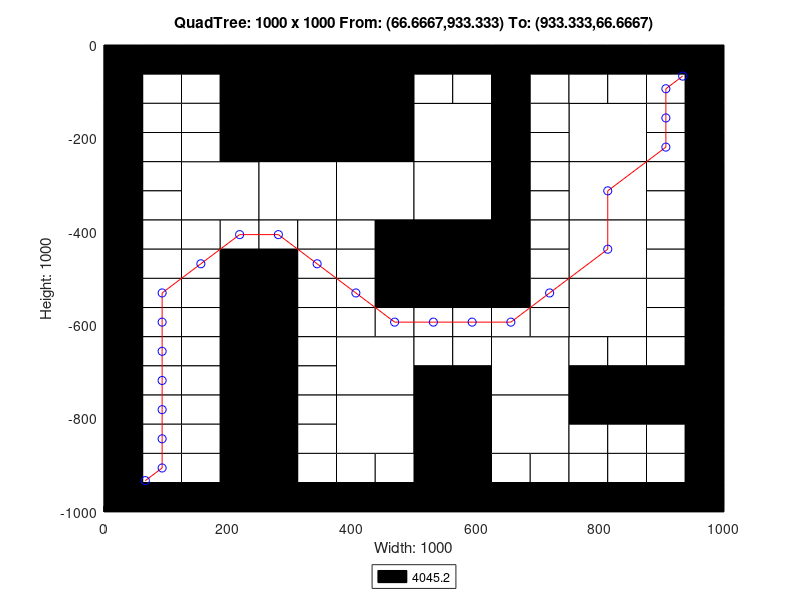

The MATLAB script that drew this image:
axis([0 1000 -1000 0]);
title('QuadTree: 1000 x 1000 From: (66.6667,933.333) To: (933.333,66.6667)');
xlabel('Width: 1000');
ylabel('Height: 1000');
rectangle('Position',[250 -250 250 250], 'FaceColor',[0 0 0]);
rectangle('Position',[125 -375 125 125], 'FaceColor',[1 1 1]);
rectangle('Position',[250 -375 125 125], 'FaceColor',[1 1 1]);
rectangle('Position',[375 -375 125 125], 'FaceColor',[1 1 1]);
rectangle('Position',[500 -250 125 125], 'FaceColor',[1 1 1]);
rectangle('Position',[750 -250 125 125], 'FaceColor',[1 1 1]);
rectangle('Position',[500 -375 125 125], 'FaceColor',[1 1 1]);
rectangle('Position',[500 -500 125 125], 'FaceColor',[0 0 0]);
rectangle('Position',[750 -375 125 125], 'FaceColor',[1 1 1]);
rectangle('Position',[750 -500 125 125], 'FaceColor',[1 1 1]);
rectangle('Position',[375 -750 125 125], 'FaceColor',[1 1 1]);
rectangle('Position',[375 -875 125 125], 'FaceColor',[1 1 1]);
rectangle('Position',[625 -750 125 125], 'FaceColor',[1 1 1]);
rectangle('Position',[750 -625 125 125], 'FaceColor',[1 1 1]);
rectangle('Position',[500 -875 125 125], 'FaceColor',[0 0 0]);
rectangle('Position',[625 -875 125 125], 'FaceColor',[1 1 1]);
rectangle('Position',[500 -1000 125 125], 'FaceColor',[0 0 0]);
rectangle('Position',[0 -62.5 62.5 62.5], 'FaceColor',[0 0 0]);
rectangle('Position',[62.5 -62.5 62.5 62.5], 'FaceColor',[0 0 0]);
rectangle('Position',[0 -125 62.5 62.5], 'FaceColor',[0 0 0]);
rectangle('Position',[62.5 -125 62.5 62.5], 'FaceColor',[1 1 1]);
rectangle('Position',[125 -62.5 62.5 62.5], 'FaceColor',[0 0 0]);
rectangle('Position',[187.5 -62.5 62.5 62.5], 'FaceColor',[0 0 0]);
rectangle('Position',[125 -125 62.5 62.5], 'FaceColor',[1 1 1]);
rectangle('Position',[187.5 -125 62.5 62.5], 'FaceColor',[0 0 0]);
rectangle('Position',[0 -187.5 62.5 62.5], 'FaceColor',[0 0 0]);
rectangle('Position',[62.5 -187.5 62.5 62.5], 'FaceColor',[1 1 1]);
rectangle('Position',[0 -250 62.5 62.5], 'FaceColor',[0 0 0]);
rectangle('Position',[62.5 -250 62.5 62.5], 'FaceColor',[1 1 1]);
rectangle('Position',[125 -187.5 62.5 62.5], 'FaceColor',[1 1 1]);
rectangle('Position',[187.5 -187.5 62.5 62.5], 'FaceColor',[0 0 0]);
rectangle('Position',[125 -250 62.5 62.5], 'FaceColor',[1 1 1]);
rectangle('Position',[187.5 -250 62.5 62.5], 'FaceColor',[0 0 0]);
rectangle('Position',[0 -312.5 62.5 62.5], 'FaceColor',[0 0 0]);
rectangle('Position',[62.5 -312.5 62.5 62.5], 'FaceColor',[1 1 1]);
rectangle('Position',[0 -375 62.5 62.5], 'FaceColor',[0 0 0]);
rectangle('Position',[62.5 -375 62.5 62.5], 'FaceColor',[1 1 1]);
rectangle('Position',[0 -437.5 62.5 62.5], 'FaceColor',[0 0 0]);
rectangle('Position',[62.5 -437.5 62.5 62.5], 'FaceColor',[1 1 1]);
rectangle('Position',[0 -500 62.5 62.5], 'FaceColor',[0 0 0]);
rectangle('Position',[62.5 -500 62.5 62.5], 'FaceColor',[1 1 1]);
rectangle('Position',[125 -437.5 62.5 62.5], 'FaceColor',[1 1 1]);
rectangle('Position',[187.5 -437.5 62.5 62.5], 'FaceColor',[1 1 1]);
rectangle('Position',[125 -500 62.5 62.5], 'FaceColor',[1 1 1]);
rectangle('Position',[187.5 -500 62.5 62.5], 'FaceColor',[0 0 0]);
rectangle('Position',[250 -437.5 62.5 62.5], 'FaceColor',[1 1 1]);
rectangle('Position',[312.5 -437.5 62.5 62.5], 'FaceColor',[1 1 1]);
rectangle('Position',[250 -500 62.5 62.5], 'FaceColor',[0 0 0]);
rectangle('Position',[312.5 -500 62.5 62.5], 'FaceColor',[1 1 1]);
rectangle('Position',[375 -437.5 62.5 62.5], 'FaceColor',[1 1 1]);
rectangle('Position',[437.5 -437.5 62.5 62.5], 'FaceColor',[0 0 0]);
rectangle('Position',[375 -500 62.5 62.5], 'FaceColor',[1 1 1]);
rectangle('Position',[437.5 -500 62.5 62.5], 'FaceColor',[0 0 0]);
rectangle('Position',[500 -62.5 62.5 62.5], 'FaceColor',[0 0 0]);
rectangle('Position',[562.5 -62.5 62.5 62.5], 'FaceColor',[0 0 0]);
rectangle('Position',[500 -125 62.5 62.5], 'FaceColor',[1 1 1]);
rectangle('Position',[562.5 -125 62.5 62.5], 'FaceColor',[1 1 1]);
rectangle('Position',[625 -62.5 62.5 62.5], 'FaceColor',[0 0 0]);
rectangle('Position',[687.5 -62.5 62.5 62.5], 'FaceColor',[0 0 0]);
rectangle('Position',[625 -125 62.5 62.5], 'FaceColor',[0 0 0]);
rectangle('Position',[687.5 -125 62.5 62.5], 'FaceColor',[1 1 1]);
rectangle('Position',[625 -187.5 62.5 62.5], 'FaceColor',[0 0 0]);
rectangle('Position',[687.5 -187.5 62.5 62.5], 'FaceColor',[1 1 1]);
rectangle('Position',[625 -250 62.5 62.5], 'FaceColor',[0 0 0]);
rectangle('Position',[687.5 -250 62.5 62.5], 'FaceColor',[1 1 1]);
rectangle('Position',[750 -62.5 62.5 62.5], 'FaceColor',[0 0 0]);
rectangle('Position',[812.5 -62.5 62.5 62.5], 'FaceColor',[0 0 0]);
rectangle('Position',[750 -125 62.5 62.5], 'FaceColor',[1 1 1]);
rectangle('Position',[812.5 -125 62.5 62.5], 'FaceColor',[1 1 1]);
rectangle('Position',[875 -62.5 62.5 62.5], 'FaceColor',[0 0 0]);
rectangle('Position',[937.5 -62.5 62.5 62.5], 'FaceColor',[0 0 0]);
rectangle('Position',[875 -125 62.5 62.5], 'FaceColor',[1 1 1]);
rectangle('Position',[937.5 -125 62.5 62.5], 'FaceColor',[0 0 0]);
rectangle('Position',[875 -187.5 62.5 62.5], 'FaceColor',[1 1 1]);
rectangle('Position',[937.5 -187.5 62.5 62.5], 'FaceColor',[0 0 0]);
rectangle('Position',[875 -250 62.5 62.5], 'FaceColor',[1 1 1]);
rectangle('Position',[937.5 -250 62.5 62.5], 'FaceColor',[0 0 0]);
rectangle('Position',[625 -312.5 62.5 62.5], 'FaceColor',[0 0 0]);
rectangle('Position',[687.5 -312.5 62.5 62.5], 'FaceColor',[1 1 1]);
rectangle('Position',[625 -375 62.5 62.5], 'FaceColor',[0 0 0]);
rectangle('Position',[687.5 -375 62.5 62.5], 'FaceColor',[1 1 1]);
rectangle('Position',[625 -437.5 62.5 62.5], 'FaceColor',[0 0 0]);
rectangle('Position',[687.5 -437.5 62.5 62.5], 'FaceColor',[1 1 1]);
rectangle('Position',[625 -500 62.5 62.5], 'FaceColor',[0 0 0]);
rectangle('Position',[687.5 -500 62.5 62.5], 'FaceColor',[1 1 1]);
rectangle('Position',[875 -312.5 62.5 62.5], 'FaceColor',[1 1 1]);
rectangle('Position',[937.5 -312.5 62.5 62.5], 'FaceColor',[0 0 0]);
rectangle('Position',[875 -375 62.5 62.5], 'FaceColor',[1 1 1]);
rectangle('Position',[937.5 -375 62.5 62.5], 'FaceColor',[0 0 0]);
rectangle('Position',[875 -437.5 62.5 62.5], 'FaceColor',[1 1 1]);
rectangle('Position',[937.5 -437.5 62.5 62.5], 'FaceColor',[0 0 0]);
rectangle('Position',[875 -500 62.5 62.5], 'FaceColor',[1 1 1]);
rectangle('Position',[937.5 -500 62.5 62.5], 'FaceColor',[0 0 0]);
rectangle('Position',[0 -562.5 62.5 62.5], 'FaceColor',[0 0 0]);
rectangle('Position',[62.5 -562.5 62.5 62.5], 'FaceColor',[1 1 1]);
rectangle('Position',[0 -625 62.5 62.5], 'FaceColor',[0 0 0]);
rectangle('Position',[62.5 -625 62.5 62.5], 'FaceColor',[1 1 1]);
rectangle('Position',[125 -562.5 62.5 62.5], 'FaceColor',[1 1 1]);
rectangle('Position',[187.5 -562.5 62.5 62.5], 'FaceColor',[0 0 0]);
rectangle('Position',[125 -625 62.5 62.5], 'FaceColor',[1 1 1]);
rectangle('Position',[187.5 -625 62.5 62.5], 'FaceColor',[0 0 0]);
rectangle('Position',[0 -687.5 62.5 62.5], 'FaceColor',[0 0 0]);
rectangle('Position',[62.5 -687.5 62.5 62.5], 'FaceColor',[1 1 1]);
rectangle('Position',[0 -750 62.5 62.5], 'FaceColor',[0 0 0]);
rectangle('Position',[62.5 -750 62.5 62.5], 'FaceColor',[1 1 1]);
rectangle('Position',[125 -687.5 62.5 62.5], 'FaceColor',[1 1 1]);
rectangle('Position',[187.5 -687.5 62.5 62.5], 'FaceColor',[0 0 0]);
rectangle('Position',[125 -750 62.5 62.5], 'FaceColor',[1 1 1]);
rectangle('Position',[187.5 -750 62.5 62.5], 'FaceColor',[0 0 0]);
rectangle('Position',[250 -562.5 62.5 62.5], 'FaceColor',[0 0 0]);
rectangle('Position',[312.5 -562.5 62.5 62.5], 'FaceColor',[1 1 1]);
rectangle('Position',[250 -625 62.5 62.5], 'FaceColor',[0 0 0]);
rectangle('Position',[312.5 -625 62.5 62.5], 'FaceColor',[1 1 1]);
rectangle('Position',[375 -562.5 62.5 62.5], 'FaceColor',[1 1 1]);
rectangle('Position',[437.5 -562.5 62.5 62.5], 'FaceColor',[0 0 0]);
rectangle('Position',[375 -625 62.5 62.5], 'FaceColor',[1 1 1]);
rectangle('Position',[437.5 -625 62.5 62.5], 'FaceColor',[1 1 1]);
rectangle('Position',[250 -687.5 62.5 62.5], 'FaceColor',[0 0 0]);
rectangle('Position',[312.5 -687.5 62.5 62.5], 'FaceColor',[1 1 1]);
rectangle('Position',[250 -750 62.5 62.5], 'FaceColor',[0 0 0]);
rectangle('Position',[312.5 -750 62.5 62.5], 'FaceColor',[1 1 1]);
rectangle('Position',[0 -812.5 62.5 62.5], 'FaceColor',[0 0 0]);
rectangle('Position',[62.5 -812.5 62.5 62.5], 'FaceColor',[1 1 1]);
rectangle('Position',[0 -875 62.5 62.5], 'FaceColor',[0 0 0]);
rectangle('Position',[62.5 -875 62.5 62.5], 'FaceColor',[1 1 1]);
rectangle('Position',[125 -812.5 62.5 62.5], 'FaceColor',[1 1 1]);
rectangle('Position',[187.5 -812.5 62.5 62.5], 'FaceColor',[0 0 0]);
rectangle('Position',[125 -875 62.5 62.5], 'FaceColor',[1 1 1]);
rectangle('Position',[187.5 -875 62.5 62.5], 'FaceColor',[0 0 0]);
rectangle('Position',[0 -937.5 62.5 62.5], 'FaceColor',[0 0 0]);
rectangle('Position',[62.5 -937.5 62.5 62.5], 'FaceColor',[1 1 1]);
rectangle('Position',[0 -1000 62.5 62.5], 'FaceColor',[0 0 0]);
rectangle('Position',[62.5 -1000 62.5 62.5], 'FaceColor',[0 0 0]);
rectangle('Position',[125 -937.5 62.5 62.5], 'FaceColor',[1 1 1]);
rectangle('Position',[187.5 -937.5 62.5 62.5], 'FaceColor',[0 0 0]);
rectangle('Position',[125 -1000 62.5 62.5], 'FaceColor',[0 0 0]);
rectangle('Position',[187.5 -1000 62.5 62.5], 'FaceColor',[0 0 0]);
rectangle('Position',[250 -812.5 62.5 62.5], 'FaceColor',[0 0 0]);
rectangle('Position',[312.5 -812.5 62.5 62.5], 'FaceColor',[1 1 1]);
rectangle('Position',[250 -875 62.5 62.5], 'FaceColor',[0 0 0]);
rectangle('Position',[312.5 -875 62.5 62.5], 'FaceColor',[1 1 1]);
rectangle('Position',[250 -937.5 62.5 62.5], 'FaceColor',[0 0 0]);
rectangle('Position',[312.5 -937.5 62.5 62.5], 'FaceColor',[1 1 1]);
rectangle('Position',[250 -1000 62.5 62.5], 'FaceColor',[0 0 0]);
rectangle('Position',[312.5 -1000 62.5 62.5], 'FaceColor',[0 0 0]);
rectangle('Position',[375 -937.5 62.5 62.5], 'FaceColor',[1 1 1]);
rectangle('Position',[437.5 -937.5 62.5 62.5], 'FaceColor',[1 1 1]);
rectangle('Position',[375 -1000 62.5 62.5], 'FaceColor',[0 0 0]);
rectangle('Position',[437.5 -1000 62.5 62.5], 'FaceColor',[0 0 0]);
rectangle('Position',[500 -562.5 62.5 62.5], 'FaceColor',[0 0 0]);
rectangle('Position',[562.5 -562.5 62.5 62.5], 'FaceColor',[0 0 0]);
rectangle('Position',[500 -625 62.5 62.5], 'FaceColor',[1 1 1]);
rectangle('Position',[562.5 -625 62.5 62.5], 'FaceColor',[1 1 1]);
rectangle('Position',[625 -562.5 62.5 62.5], 'FaceColor',[0 0 0]);
rectangle('Position',[687.5 -562.5 62.5 62.5], 'FaceColor',[1 1 1]);
rectangle('Position',[625 -625 62.5 62.5], 'FaceColor',[1 1 1]);
rectangle('Position',[687.5 -625 62.5 62.5], 'FaceColor',[1 1 1]);
rectangle('Position',[500 -687.5 62.5 62.5], 'FaceColor',[1 1 1]);
rectangle('Position',[562.5 -687.5 62.5 62.5], 'FaceColor',[1 1 1]);
rectangle('Position',[500 -750 62.5 62.5], 'FaceColor',[0 0 0]);
rectangle('Position',[562.5 -750 62.5 62.5], 'FaceColor',[0 0 0]);
rectangle('Position',[875 -562.5 62.5 62.5], 'FaceColor',[1 1 1]);
rectangle('Position',[937.5 -562.5 62.5 62.5], 'FaceColor',[0 0 0]);
rectangle('Position',[875 -625 62.5 62.5], 'FaceColor',[1 1 1]);
rectangle('Position',[937.5 -625 62.5 62.5], 'FaceColor',[0 0 0]);
rectangle('Position',[750 -687.5 62.5 62.5], 'FaceColor',[1 1 1]);
rectangle('Position',[812.5 -687.5 62.5 62.5], 'FaceColor',[1 1 1]);
rectangle('Position',[750 -750 62.5 62.5], 'FaceColor',[0 0 0]);
rectangle('Position',[812.5 -750 62.5 62.5], 'FaceColor',[0 0 0]);
rectangle('Position',[875 -687.5 62.5 62.5], 'FaceColor',[1 1 1]);
rectangle('Position',[937.5 -687.5 62.5 62.5], 'FaceColor',[0 0 0]);
rectangle('Position',[875 -750 62.5 62.5], 'FaceColor',[0 0 0]);
rectangle('Position',[937.5 -750 62.5 62.5], 'FaceColor',[0 0 0]);
rectangle('Position',[625 -937.5 62.5 62.5], 'FaceColor',[1 1 1]);
rectangle('Position',[687.5 -937.5 62.5 62.5], 'FaceColor',[1 1 1]);
rectangle('Position',[625 -1000 62.5 62.5], 'FaceColor',[0 0 0]);
rectangle('Position',[687.5 -1000 62.5 62.5], 'FaceColor',[0 0 0]);
rectangle('Position',[750 -812.5 62.5 62.5], 'FaceColor',[0 0 0]);
rectangle('Position',[812.5 -812.5 62.5 62.5], 'FaceColor',[0 0 0]);
rectangle('Position',[750 -875 62.5 62.5], 'FaceColor',[1 1 1]);
rectangle('Position',[812.5 -875 62.5 62.5], 'FaceColor',[1 1 1]);
rectangle('Position',[875 -812.5 62.5 62.5], 'FaceColor',[0 0 0]);
rectangle('Position',[937.5 -812.5 62.5 62.5], 'FaceColor',[0 0 0]);
rectangle('Position',[875 -875 62.5 62.5], 'FaceColor',[1 1 1]);
rectangle('Position',[937.5 -875 62.5 62.5], 'FaceColor',[0 0 0]);
rectangle('Position',[750 -937.5 62.5 62.5], 'FaceColor',[1 1 1]);
rectangle('Position',[812.5 -937.5 62.5 62.5], 'FaceColor',[1 1 1]);
rectangle('Position',[750 -1000 62.5 62.5], 'FaceColor',[0 0 0]);
rectangle('Position',[812.5 -1000 62.5 62.5], 'FaceColor',[0 0 0]);
rectangle('Position',[875 -937.5 62.5 62.5], 'FaceColor',[1 1 1]);
rectangle('Position',[937.5 -937.5 62.5 62.5], 'FaceColor',[0 0 0]);
rectangle('Position',[875 -1000 62.5 62.5], 'FaceColor',[0 0 0]);
rectangle('Position',[937.5 -1000 62.5 62.5], 'FaceColor',[0 0 0]);
X=[933.333,906.25,906.25,906.25,812.5,812.5,718.75,656.25,593.75,531.25,468.75,406.25,343.75,281.25,218.75,156.25,93.75,93.75,93.75,93.75,93.75,93.75,93.75,66.6667];
Y=[-66.6667,-93.75,-156.25,-218.75,-312.5,-437.5,-531.25,-593.75,-593.75,-593.75,-593.75,-531.25,-468.75,-406.25,-406.25,-468.75,-531.25,-593.75,-656.25,-718.75,-781.25,-843.75,-906.25,-933.333];
hold on;
plot(X,Y,'r');
plot(X,Y,'bo');
legend('4045.2','Location','southoutside');
